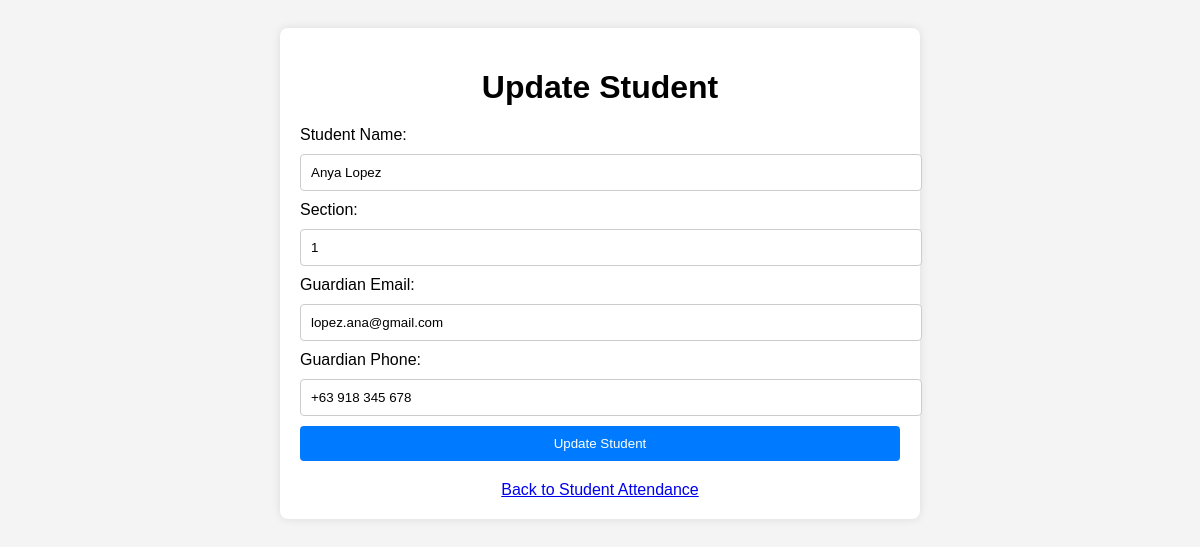
The app's page /updatestudent.php?id=13 with its own data.
### tables this page shows
CREATE TABLE `students` (
  `id` int(11) NOT NULL,
  `student_name` varchar(100) NOT NULL,
  `section` varchar(50) NOT NULL,
  `guardian_email` varchar(100) NOT NULL,
  `guardian_phone` varchar(15) NOT NULL
);

### updatestudent.php (the view, shortened to what this page needs)
<?php
require_once("dbconnection.php");
$student = null;
if (isset($_GET['id'])) {
    $student_id = $_GET['id'];
    $stmt = $conn->prepare("SELECT * FROM students WHERE id = ?");
    $stmt->bind_param("i", $student_id);
    $stmt->execute();
    $result = $stmt->get_result();
    if ($result && mysqli_num_rows($result) > 0) {
        $student = mysqli_fetch_assoc($result);
    } else {
        die("Student not found.");
    }
}
?>
<!DOCTYPE html>
<html lang="en">
<head>
    <link rel="stylesheet" href="css/updatestudent.css">
</head>
<body>
    <div class="container">
        <h1>Update Student</h1>
        <form id="update-student-form" method="POST" action="updatestudent.php?id=<?php echo $student['id']; ?>">
            <label for="student-name">Student Name:</label>
            <input type="text" id="student-name" name="student-name" value="<?php echo htmlspecialchars($student['student_name']); ?>" required>
            <label for="student-section">Section:</label>
            <input type="text" id="student-section" name="student-section" value="<?php echo htmlspecialchars($student['section']); ?>" required>
            <label for="guardian-email">Guardian Email:</label>
            <input type="email" id="guardian-email" name="guardian-email" value="<?php echo htmlspecialchars($student['guardian_email']); ?>" required>
            <label for="guardian-phone">Guardian Phone:</label>
            <input type="text" id="guardian-phone" name="guardian-phone" value="<?php echo htmlspecialchars($student['guardian_phone']); ?>" required>
            <button type="submit">Update Student</button>
        </form>
        <a href="studentdata.php" class="back-link">Back to Student Attendance</a>
    </div>
</body>
</html>

### css/updatestudent.css (style rules this page uses)
body { font-family: Arial, sans-serif; background-color: #f4f4f4; padding: 20px; }
.container { max-width: 600px; margin: auto; background: white; padding: 20px; border-radius: 8px; box-shadow: 0 0 10px rgba(0, 0, 0, 0.1); }
h1 { text-align: center; margin-bottom: 20px; }
label, input, button { display: block; width: 100%; margin-bottom: 10px; }
input { padding: 10px; border: 1px solid #ccc; border-radius: 4px; }
button { padding: 10px; background-color: #007bff; color: white; border: none; border-radius: 4px; cursor: pointer; }
.back-link { display: block; text-align: center; margin-top: 20px; }

### records on screen
students: student-name "Anya Lopez", student-section "1", guardian-email "lopez.ana@gmail.com", guardian-phone "+63 918 345 678"
